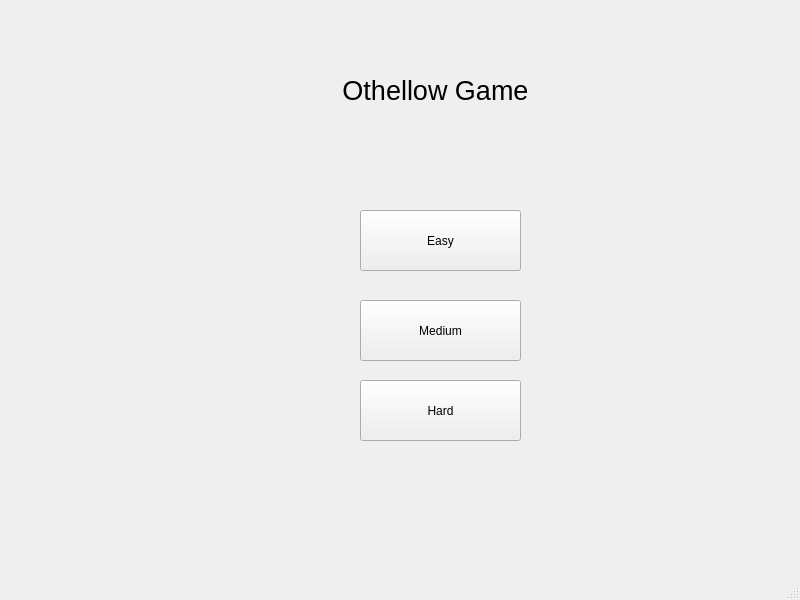
<?xml version="1.0" encoding="UTF-8"?>
<ui version="4.0">
 <class>MainWindow</class>
 <widget class="QMainWindow" name="MainWindow">
  <property name="geometry">
   <rect>
    <x>0</x>
    <y>0</y>
    <width>800</width>
    <height>600</height>
   </rect>
  </property>
  <property name="windowTitle">
   <string>MainWindow</string>
  </property>
  <widget class="QWidget" name="centralwidget">
   <widget class="QPushButton" name="pushButton">
    <property name="geometry">
     <rect>
      <x>360</x>
      <y>210</y>
      <width>161</width>
      <height>61</height>
     </rect>
    </property>
    <property name="text">
     <string>Easy</string>
    </property>
   </widget>
   <widget class="QLabel" name="label">
    <property name="geometry">
     <rect>
      <x>340</x>
      <y>60</y>
      <width>191</width>
      <height>61</height>
     </rect>
    </property>
    <property name="font">
     <font>
      <pointsize>20</pointsize>
     </font>
    </property>
    <property name="text">
     <string>Othellow Game</string>
    </property>
    <property name="alignment">
     <set>Qt::AlignCenter</set>
    </property>
   </widget>
   <widget class="QPushButton" name="pushButton_2">
    <property name="geometry">
     <rect>
      <x>360</x>
      <y>300</y>
      <width>161</width>
      <height>61</height>
     </rect>
    </property>
    <property name="text">
     <string>Medium</string>
    </property>
   </widget>
   <widget class="QPushButton" name="pushButton_3">
    <property name="geometry">
     <rect>
      <x>360</x>
      <y>380</y>
      <width>161</width>
      <height>61</height>
     </rect>
    </property>
    <property name="text">
     <string>Hard</string>
    </property>
   </widget>
  </widget>
  <widget class="QMenuBar" name="menubar">
   <property name="geometry">
    <rect>
     <x>0</x>
     <y>0</y>
     <width>800</width>
     <height>22</height>
    </rect>
   </property>
  </widget>
  <widget class="QStatusBar" name="statusbar"/>
 </widget>
 <resources/>
 <connections/>
</ui>
